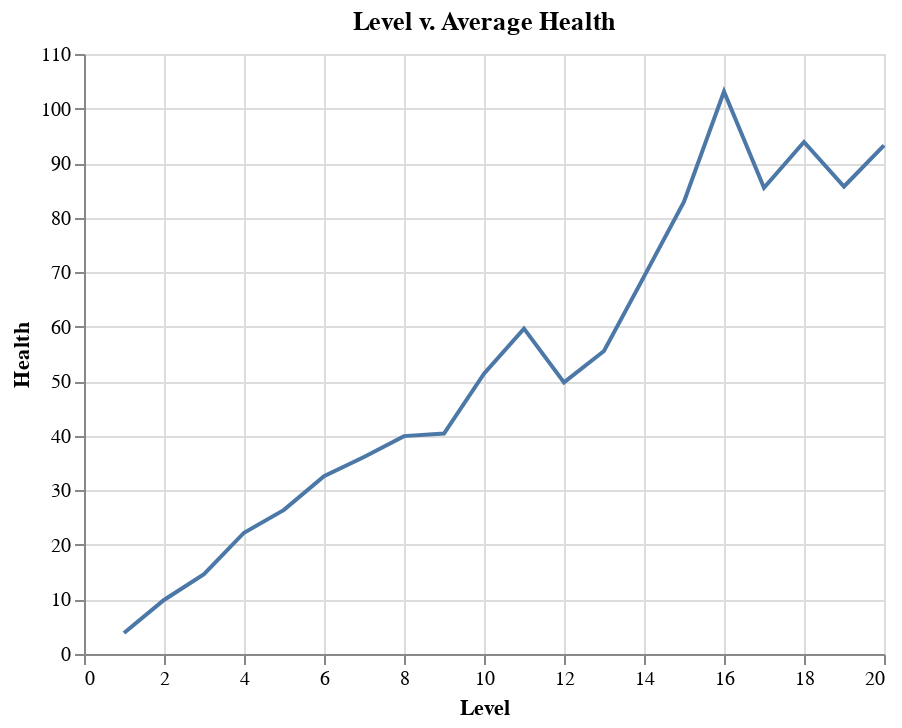

The code cell stored with this chart in its notebook:
### Code cell
source = df.groupby(by='Level').mean().reset_index()

chart1 = Chart(
    source,
    title='Level v. Average Health'
).mark_line().encode(
    x='Level',
    y='Health'
)

chart1

### Figure 1 — Vega-Lite specification as saved in the notebook (floating-point values rounded to 4 significant figures)
{"config": {"view": {"continuousWidth": 400, "continuousHeight": 300}}, "data": {"name": "data-b49b20ad1322f0a3fa99fd444f22fb62"}, "mark": "line", "encoding": {"x": {"field": "Level", "type": "quantitative"}, "y": {"field": "Health", "type": "quantitative"}}, "title": "Level v. Average Health", "$schema": "https://vega.github.io/schema/vega-lite/v4.17.0.json", "datasets": {"data-b49b20ad1322f0a3fa99fd444f22fb62": [{"Level": 1, "Health": 3.861, "Energy": 3.803, "Sanity": 4.147}, {"Level": 2, "Health": 9.903, "Energy": 10.03, "Sanity": 9.761}, {"Level": 3, "Health": 14.62, "Energy": 14.62, "Sanity": 14.71}, {"Level": 4, "Health": 22.23, "Energy": 22.26, "Sanity": 22.22}, {"Level": 5, "Health": 26.42, "Energy": 26.33, "Sanity": 26.24}, {"Level": 6, "Health": 32.59, "Energy": 32.88, "Sanity": 32.76}, {"Level": 7, "Health": 36.13, "Energy": 35.72, "Sanity": 35.91}, {"Level": 8, "Health": 39.94, "Energy": 40.31, "Sanity": 40.09}, {"Level": 9, "Health": 40.41, "Energy": 40.08, "Sanity": 40.33}, {"Level": 10, "Health": 51.4, "Energy": 51.52, "Sanity": 51.15}, {"Level": 11, "Health": 59.65, "Energy": 59.67, "Sanity": 59.69}, {"Level": 12, "Health": 49.79, "Energy": 49.67, "Sanity": 49.64}, {"Level": 13, "Health": 55.54, "Energy": 55.58, "Sanity": 55.87}, {"Level": 14, "Health": 69.19, "Energy": 68.86, "Sanity": 69.42}, {"Level": 15, "Health": 82.91, "Energy": 83.63, "Sanity": 83.82}, {"Level": 16, "Health": 103.1, "Energy": 104.2, "Sanity": 102.7}, {"Level": 17, "Health": 85.49, "Energy": 85.92, "Sanity": 85.88}, {"Level": 18, "Health": 93.88, "Energy": 93.73, "Sanity": 93.63}, {"Level": 19, "Health": 85.71, "Energy": 85.78, "Sanity": 86.19}, {"Level": 20, "Health": 93.26, "Energy": 93.9, "Sanity": 92.8}]}}
